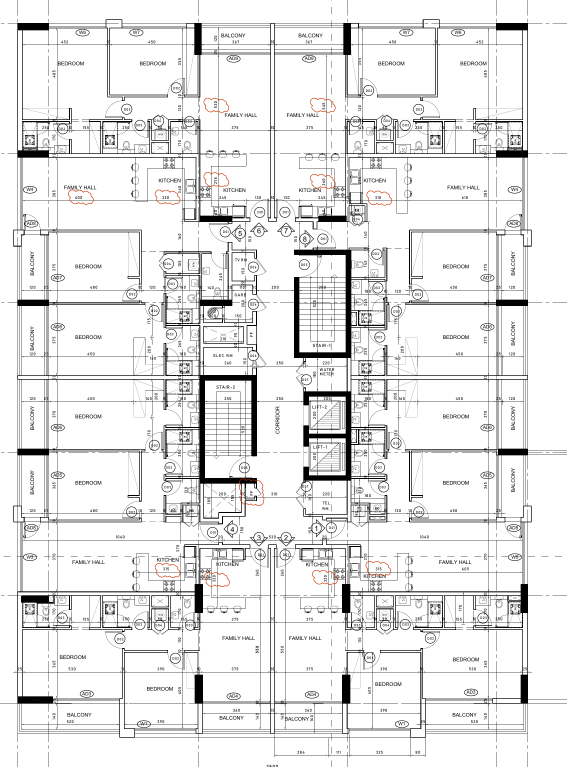
#> input picture tools/plans/base/plan150-07.png, 1700 x 2300 px, found by its file name (shown at 1/3 size)
$ python mark3.py
#> lines starting #> are read from the running program, lines starting #| are printed output that depends on the picture
from PIL import Image, ImageDraw, ImageFont
S = 1.15
def sc(p): return [(round(x*S), round(y*S)) for x, y in p]

# west-upper / east-upper / west-lower / east-lower now step out to enclose
# the guest WC + W/M strip AND the entrance door. Mirror axis x=715.
UNITS = [
 ("01","North-West",[(45,55),(705,55),(705,565),(505,565),(505,400),(45,400)],(229,57,53),(300,225)),
 ("02","North-East",[(725,55),(1385,55),(1385,400),(925,400),(925,565),(725,565)],(30,136,229),(1130,225)),
 ("03","East-Upper",[(925,400),(1385,400),(1385,960),(913,960),(913,655),(815,655),(815,575),(925,575)],(67,160,71),(1170,620)),
 ("04","East-Lower",[(913,960),(1385,960),(1385,1510),(925,1510),(925,1420),(840,1420),(840,1335),(913,1335)],(251,140,0),(1170,1180)),
 ("05","South-East",[(725,1420),(925,1420),(925,1510),(1385,1510),(1385,1880),(725,1880)],(142,36,170),(1060,1700)),
 ("06","South-West",[(45,1510),(505,1510),(505,1420),(705,1420),(705,1880),(45,1880)],(0,151,167),(370,1700)),
 ("07","West-Lower",[(45,960),(505,960),(505,1150),(525,1150),(525,1335),(590,1335),(590,1420),(505,1420),(505,1510),(45,1510)],(194,24,91),(240,1180)),
 ("08","West-Upper",[(45,400),(505,400),(505,570),(600,570),(600,790),(520,790),(520,960),(45,960)],(109,76,65),(240,620)),
]
CORE = (84,110,122)

def _poly(b):
    return isinstance(b, (list, tuple)) and len(b) and isinstance(b[0], (list, tuple))

def _cpts(b, S, PT):
    if _poly(b):
        return [(round(x*S), round(y*S)+PT) for x, y in b]
    return [(round(b[0]*S), round(b[1]*S)+PT), (round(b[2]*S), round(b[1]*S)+PT),
            (round(b[2]*S), round(b[3]*S)+PT), (round(b[0]*S), round(b[3]*S)+PT)]

def _ccentre(b):
    if _poly(b):
        xs=[x for x,_ in b]; ys=[y for _,y in b]
        return (min(xs)+max(xs))/2, (min(ys)+max(ys))/2
    return (b[0]+b[2])/2, (b[1]+b[3])/2
CORE_AREAS = [   # ref-suffix, (x1,y1,x2,y2), font
 ("TV",   (593,655,665,717), 16),
 ("GARB", (593,747,665,838), 16),
 ("CH",   (534,796,578,838), 11),
 ("FF",   (646,850,668,897), 12),
 ("ELEC", (529,900,651,955), 15),
 ("STR2", (525,930,660,1163), 17),
 ("COR",  [(524,568),(851,568),(851,640),(795,640),(795,1336),(851,1336),(851,1407),
           (524,1407),(524,1336),(669,1336),(669,640),(524,640)], 15, (732,1010)),
 ("STR1", (780,640,900,900), 17),
 ("WM",   (800,905,872,975), 13),
 ("LIFT2",(800,988,895,1078), 13),
 ("LIFT1",(800,1084,895,1180), 13),
 ("TEL",  (800,1198,872,1272), 13),
]
FB = "/usr/share/fonts/truetype/dejavu/DejaVuSans-Bold.ttf"
f_lbl, f_ttl, f_sub = (ImageFont.truetype(FB, s) for s in (58, 46, 26))
f_leg = ImageFont.truetype(FB, 29)

def build(src, out, pre, title, sub):
#> called with src = 'plan150-07.png', out = 'L2-L4-TYPICAL-apartments.png', pre = '2', title = 'TYPICAL FLOOR PLAN  -  AREA REFERENCES'
    base = Image.open(src).convert("RGBA"); W,H = base.size
#> after `W, H = base.size`: W = 1700; H = 2300
    PT, PB = 130, 430
    cv = Image.new("RGBA",(W,H+PT+PB),(255,255,255,255)); cv.paste(base,(0,PT))
#> after `cv = Image.new('RGBA', (W, H + PT + PB), (255, 255, 255, 255))`: cv: PIL image 1700x2860 RGBA; every value is 255
#> after `cv.paste(base, (0, PT))`:
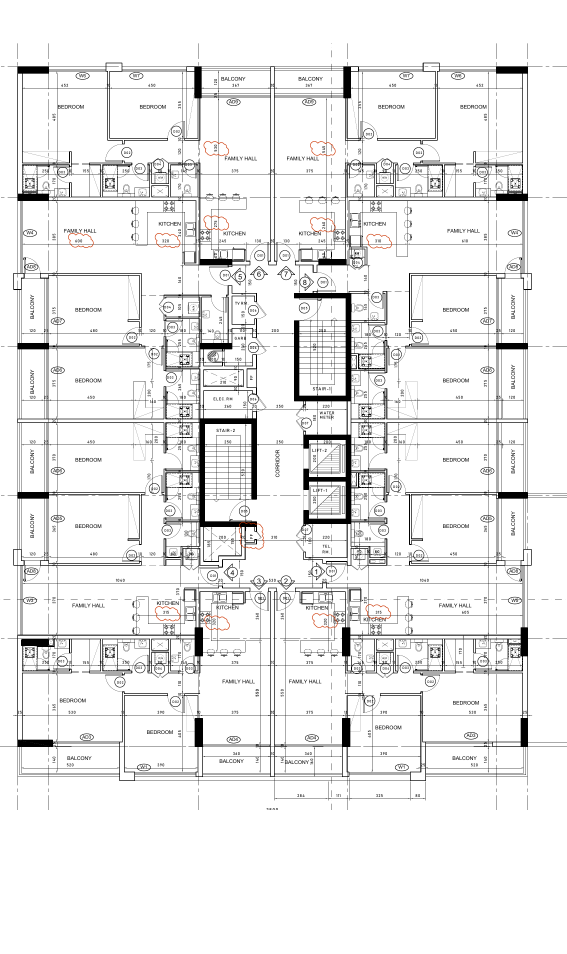
#> cv: PIL image 1700x2860 RGBA (shown at 1/3 size); mean R, G, B, A 236.4, 236.3, 236.2, 255
    tn = Image.new("RGBA", cv.size,(0,0,0,0)); td = ImageDraw.Draw(tn)
#> after `tn = Image.new('RGBA', cv.size, (0, 0, 0, 0))`: tn: PIL image 1700x2860 RGBA; every value is 0
    for _,_,p,c,_ in UNITS: td.polygon([(x,y+PT) for x,y in sc(p)], fill=c+(48,))
    for e in CORE_AREAS:
        td.polygon(_cpts(e[1], S, PT), fill=CORE+(42,))
    cv = Image.alpha_composite(cv,tn); d = ImageDraw.Draw(cv)
#> after `cv = Image.alpha_composite(cv, tn)`:
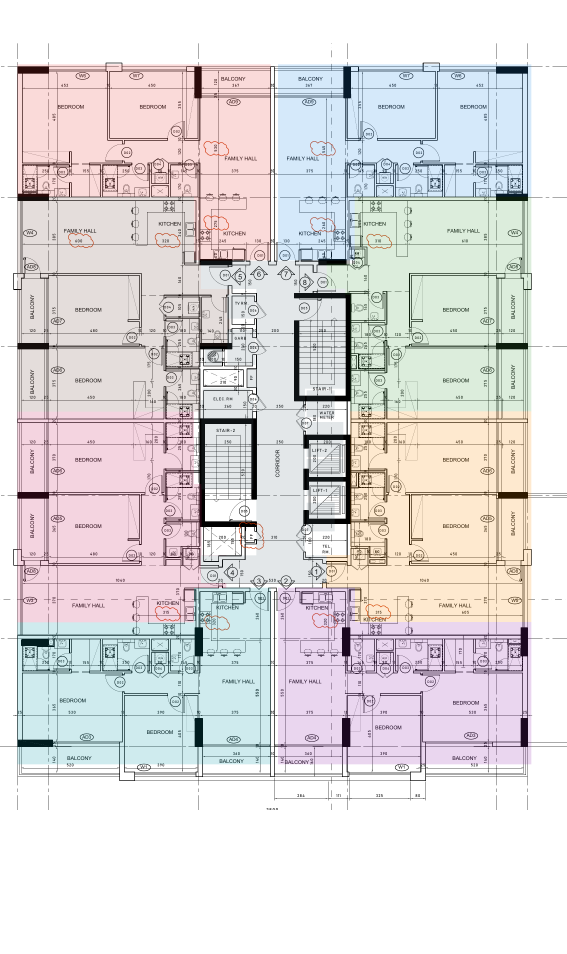
#> cv: PIL image 1700x2860 RGBA (shown at 1/3 size); mean R, G, B, A 223.9, 220.7, 221.5, 255
    for e in CORE_AREAS:
        pts = _cpts(e[1], S, PT)
        d.line(pts+[pts[0]], fill=CORE+(255,), width=4, joint="curve")
    for _,_,p,c,_ in UNITS:
        pts=[(x,y+PT) for x,y in sc(p)]; d.line(pts+[pts[0]], fill=c+(255,), width=9, joint="curve")
    for e in CORE_AREAS:
        sfx, b, fs = e[0], e[1], e[2]
        ref = f"{pre}-{sfx}"; f = ImageFont.truetype(FB, fs)
        ax, ay = e[3] if len(e) > 3 and e[3] else _ccentre(b)
        cx=round(ax*S); cy=round(ay*S)+PT
        bb=d.textbbox((0,0),ref,font=f); w,h=bb[2]-bb[0],bb[3]-bb[1]
        d.rounded_rectangle([cx-w//2-6,cy-h//2-6,cx+w//2+6,cy+h//2+8],radius=6,
                            fill=CORE+(255,),outline=(255,255,255,255),width=2)
        d.text((cx-w//2,cy-h//2-1),ref,font=f,fill=(255,255,255,255))
#> this loop made 12 passes
#> (bb, w, h) on passes 1 to 12: ((0, 3, 39, 15), 39, 12), ((0, 3, 68, 15), 68, 12), ((0, 3, 30, 11), 30, 8), ((0, 3, 30, 12), 30, 9), ((0, 3, 58, 14), 58, 11), ((0, 4, 68, 16), 68, 12), ((0, 3, 52, 14), 52, 11), ((0, 4, 68, 16), 68, 12), ((0, 4, 41, 13), 41, 9), ((0, 4, 54, 13), 54, 9), ((0, 4, 54, 13), 54, 9), ((0, 4, 39, 13), 39, 9)
    for sfx,_,p,c,lab in UNITS:
        ref=pre+sfx; cx,cy=round(lab[0]*S),round(lab[1]*S)+PT
        bb=d.textbbox((0,0),ref,font=f_lbl); w,h=bb[2]-bb[0],bb[3]-bb[1]
        d.rounded_rectangle([cx-w//2-26,cy-h//2-20,cx+w//2+26,cy+h//2+22],radius=16,
                            fill=c+(255,),outline=(255,255,255,255),width=5)
        d.text((cx-w//2,cy-h//2-6),ref,font=f_lbl,fill=(255,255,255,255))
    d.text((45,28),title,font=f_ttl,fill=(20,20,20,255))
    d.text((45,84),sub,font=f_sub,fill=(90,90,90,255))
    y0=H+PT+26
#> y0 = 2456
    d.text((45,y0),"LEGEND  -  8 apartments clockwise from north-west; slate = shared core areas",font=f_leg,fill=(20,20,20,255))
    for i,(sfx,pos,_,c,_) in enumerate(UNITS):
        cx,cy=45+(i%4)*400, y0+54+(i//4)*56
        d.rounded_rectangle([cx,cy,cx+44,cy+36],radius=8,fill=c+(140,),outline=c+(255,),width=4)
        d.text((cx+58,cy+2),f"{pre+sfx}   {pos}",font=f_leg,fill=(30,30,30,255))
    notes=[
     "Every unit: 2 bedrooms · 2 bathrooms · 1 guest WC · laundry alcove · kitchen · family hall · 1-2 balconies",
     "Core: COR corridor · STR1/STR2 stairs · LIFT1/LIFT2 landings · ELEC · WM water meter · TEL · TV · GARB garbage · CH chute · FF fire recess",
     "DOORS: snagged with the area they SERVE. Three service doors (TV, GARB, ELEC) open off each corridor.",
     "REV C: the CORRIDOR is now marked in full - the wide band at the top serving doors 5-8, the strip past the stair and lifts, and the band at the bottom serving doors 1-4.",
    ]
    for j,l in enumerate(notes):
        d.text((45,y0+178+j*38),l,font=f_sub,fill=(90,90,90,255))
    cv.convert("RGB").save(out,dpi=(150,150)); print("saved",out)
#> after `cv.convert('RGB').save(out, dpi=(150, 150))`:
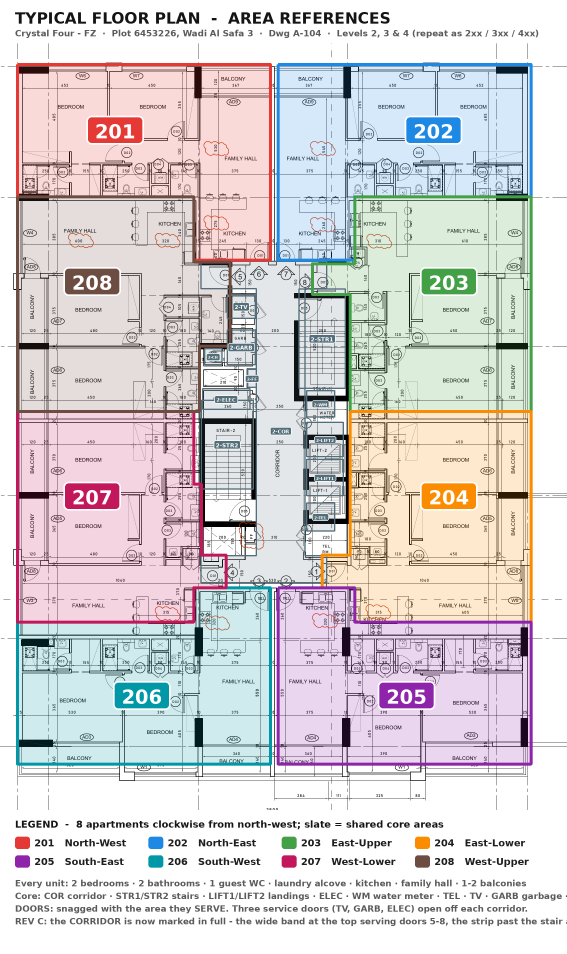
#> saved as L2-L4-TYPICAL-apartments.png: PIL image 1700x2860 RGB (shown at 1/3 size); mean R, G, B 215.5, 211.1, 212.5
#| saved L2-L4-TYPICAL-apartments.png

build("plan150-07.png","L2-L4-TYPICAL-apartments.png","2",
 "TYPICAL FLOOR PLAN  -  AREA REFERENCES",
 "Crystal Four - FZ  ·  Plot 6453226, Wadi Al Safa 3  ·  Dwg A-104  ·  Levels 2, 3 & 4 (repeat as 2xx / 3xx / 4xx)")
build("plan150L1-06.png","L1-FIRST-apartments.png","1",
 "FIRST FLOOR PLAN  -  AREA REFERENCES",
 "Crystal Four - FZ  ·  Plot 6453226, Wadi Al Safa 3  ·  Dwg A-103  ·  Level 1")
#> call 2 of build, with src = 'plan150L1-06.png', out = 'L1-FIRST-apartments.png', pre = '1', title = 'FIRST FLOOR PLAN  -  AREA REFERENCES'
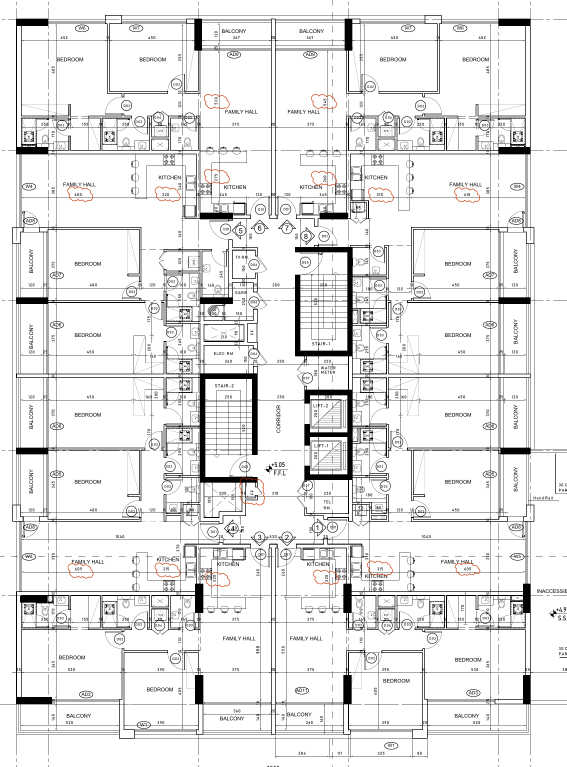
#> input picture tools/plans/base/plan150L1-06.png, 1700 x 2300 px, found by its file name (shown at 1/3 size)
#> in build (call 2), `cv.paste(base, (0, PT))`:
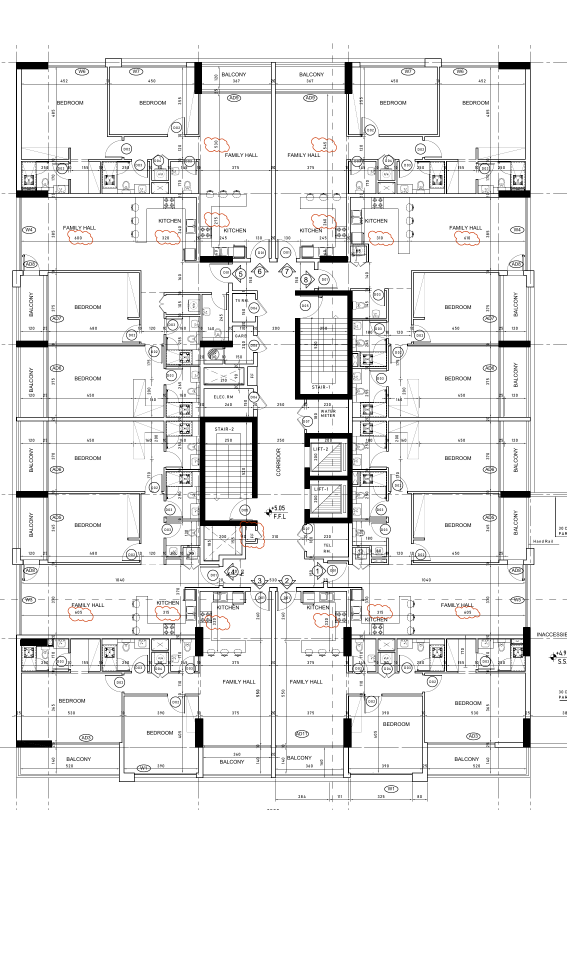
#> cv: PIL image 1700x2860 RGBA (shown at 1/3 size); mean R, G, B, A 236.2, 236, 235.9, 255
#> in build (call 2), `cv = Image.alpha_composite(cv, tn)`:
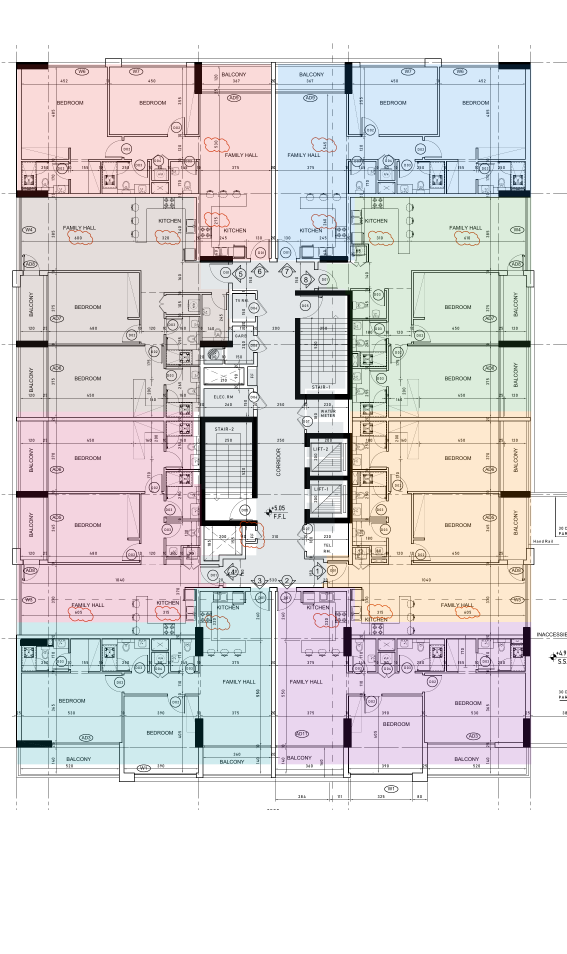
#> cv: PIL image 1700x2860 RGBA (shown at 1/3 size); mean R, G, B, A 223.6, 220.4, 221.2, 255
#> the loop in build (call 2), `for e in CORE_AREAS:` made 12 passes
#> in build (call 2), `cv.convert('RGB').save(out, dpi=(150, 150))`:
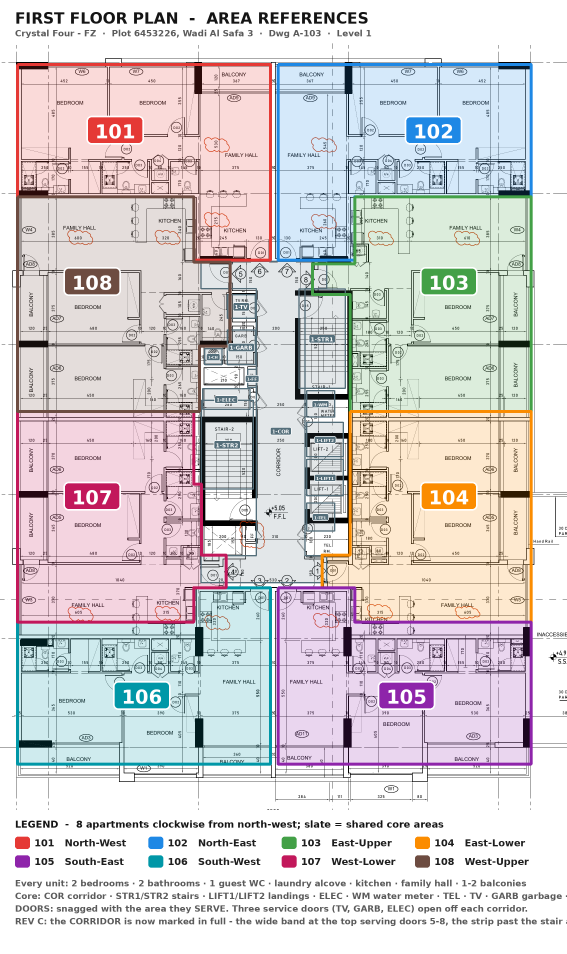
#> saved as L1-FIRST-apartments.png: PIL image 1700x2860 RGB (shown at 1/3 size); mean R, G, B 215.6, 211.2, 212.6
#| saved L1-FIRST-apartments.png
